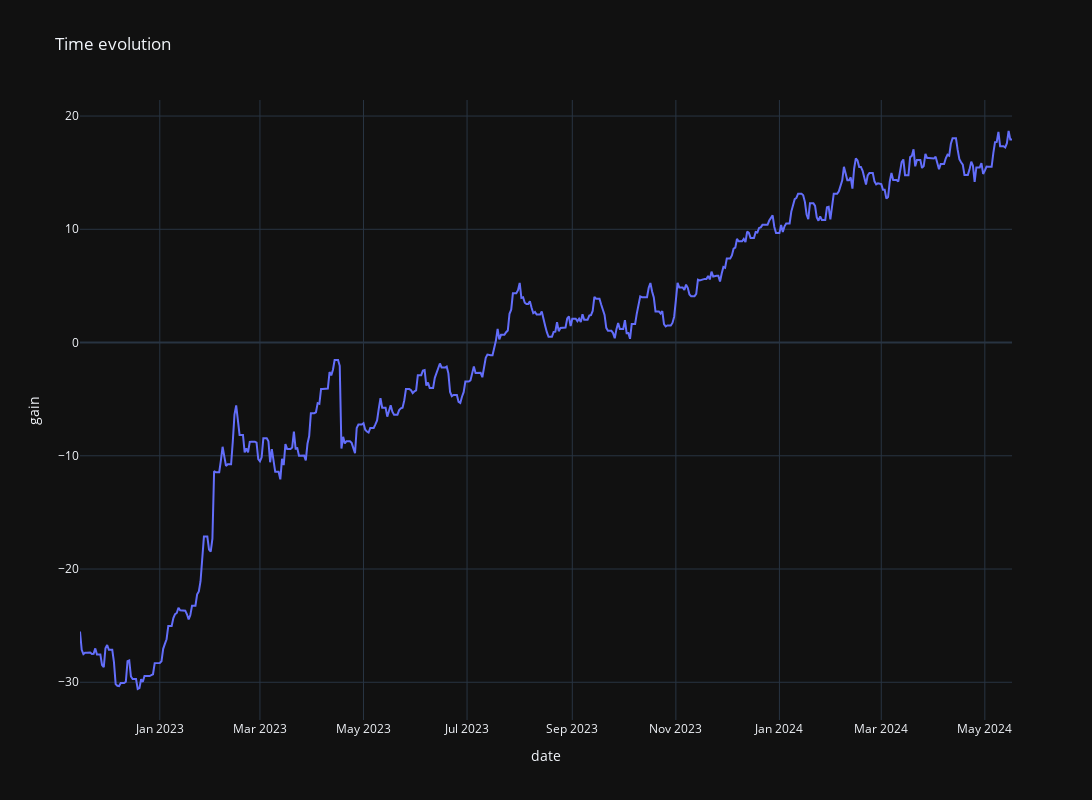

Source (notebook cell):
### Code cell
fig = px.line(
    time_evol_all,
    x="date",
    y="gain",
    title="Time evolution",
    template="plotly_dark",
    width=1200,
    height=800,
)

# showing the plot
fig.show()

### Figure 1 — Plotly figure (JSON) as saved in the notebook; plotly's stock layout.template omitted (floating-point values rounded to 4 significant figures; data arrays with more than 128 entries replaced by an {"elided": "..."} marker saying what was removed)
{"data": [{"hovertemplate": "date=%{x}<br>gain=%{y}<extra></extra>", "legendgroup": "", "line": {"color": "#636efa", "dash": "solid"}, "marker": {"symbol": "circle"}, "mode": "lines", "name": "", "orientation": "v", "showlegend": false, "type": "scatter", "x": {"elided": "550 str values"}, "xaxis": "x", "y": {"elided": "550 float values"}, "yaxis": "y"}], "layout": {"height": 800, "legend": {"tracegroupgap": 0}, "title": {"text": "Time evolution"}, "width": 1200, "xaxis": {"anchor": "y", "domain": [0, 1], "title": {"text": "date"}}, "yaxis": {"anchor": "x", "domain": [0, 1], "title": {"text": "gain"}}}}
